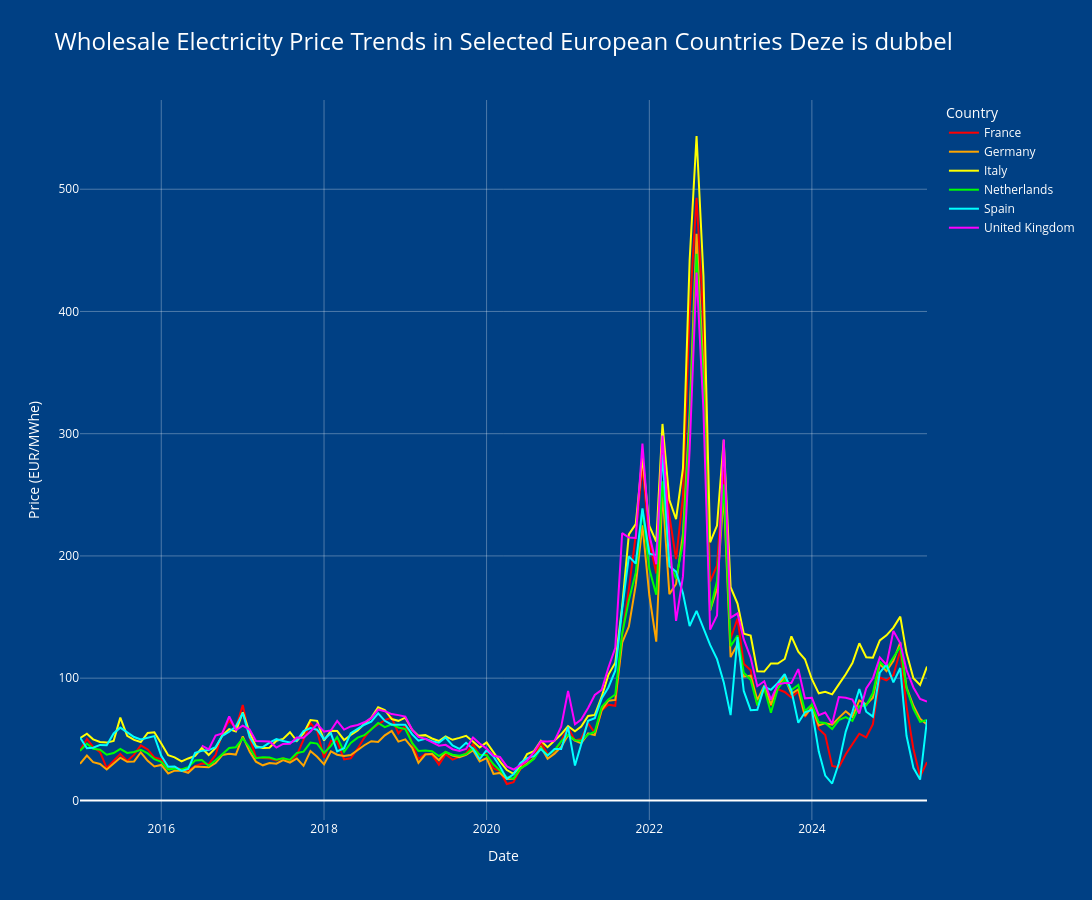

The notebook cell saved with this chart:
### Markdown cell above
This volatility in investment is further reflected in the **Wholesale Electricity Price Trends in Select European Countries** line chart, which shows prices largely below €100/MWh until a dramatic surge to over €500/MWh in mid-2022 for some countries, before returning to more moderate levels by 2023. Such price swings underscore the inherent market risks and the need for robust financial strategies during the transition. This chart shows the same peak in 2022 the previous chart shows. This can also be attributed to the increased energy demand due to the pandemic and growing tension between Russia and Ukraine (Cevik et al., 2022).

### Code cell
import pandas as pd
import plotly.express as px

# 1) Data inladen en filteren
df = pd.read_csv('european_wholesale_electricity_price_data_monthly.csv')
df['Date'] = pd.to_datetime(df['Date'])
df = df[df['Date'].dt.year >= 2015]
countries = ['Germany', 'France', 'United Kingdom', 'Spain', 'Italy', 'Netherlands']
df = df[df['Country'].isin(countries)]

# 2) Zeer contrastrijke kleuren (geen blauwtint)
contrast_colors = ['#FF0000','#FFA500','#FFFF00','#00FF00','#00FFFF','#FF00FF']

# 3) Maak interactieve line chart met extra grote afmetingen
fig = px.line(
    df,
    x='Date',
    y='Price (EUR/MWhe)',
    color='Country',
    title='Wholesale Electricity Price Trends in Selected European Countries Deze is dubbel',
    color_discrete_sequence=contrast_colors,
    labels={'Price (EUR/MWhe)':'Price (EUR/MWhe)', 'Date':'Date'},
    width=1600,     # <<< breder
    height=900      # <<< hoger
)

# 4) Achtergrond en styling
fig.update_layout(
    paper_bgcolor='#004084',
    plot_bgcolor='#004084',
    font_color='white',
    title_font_size=24,
    legend_title_font_color='white'
)

# 5) Assen en grid in wit
fig.update_xaxes(
    showgrid=True,
    gridcolor='rgba(255,255,255,0.3)',
    zerolinecolor='white',
    tickfont_color='white',
    title_font_color='white'
)
fig.update_yaxes(
    showgrid=True,
    gridcolor='rgba(255,255,255,0.3)',
    zerolinecolor='white',
    tickfont_color='white',
    title_font_color='white'
)

fig.show()
